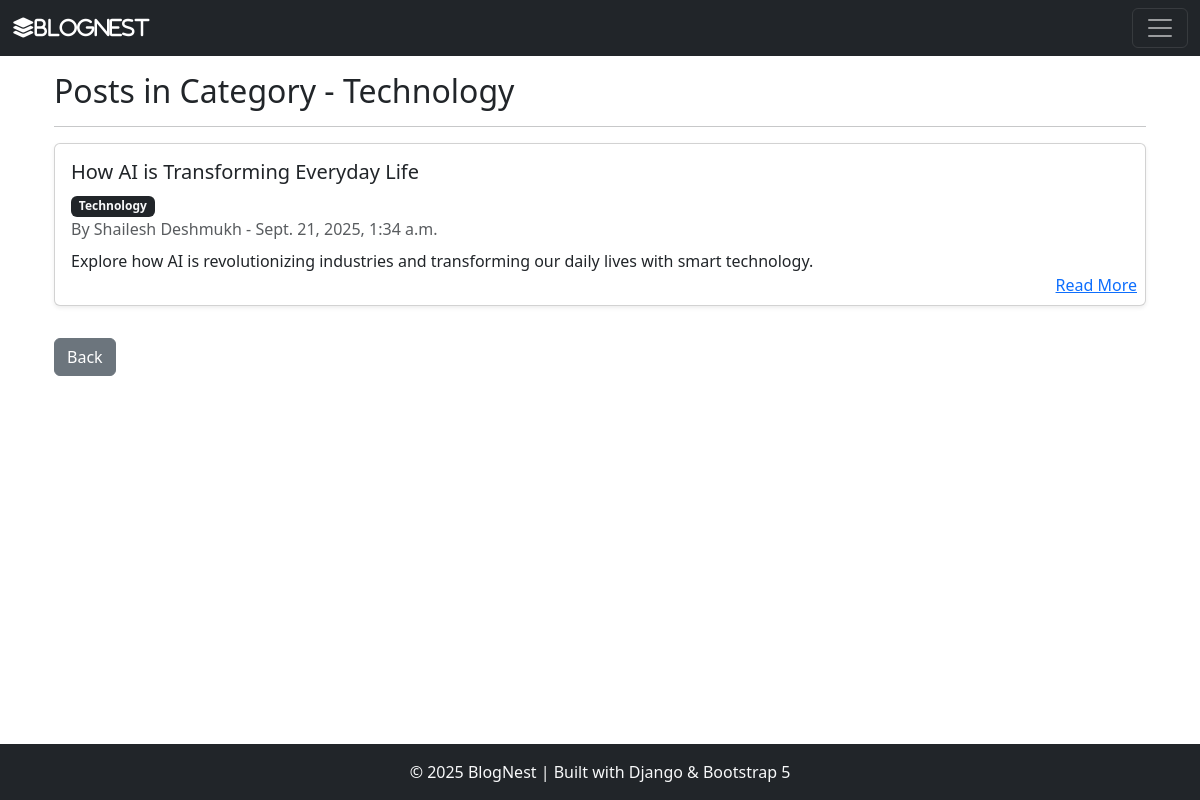
The page /category/technology/ on the database its author committed.
### theblog/models.py (models this page shows, shortened)
class Category(models.Model):
    name = models.CharField(max_length=100, unique=True)
    slug = models.SlugField(unique=True, blank=True)

class Post(models.Model):
    title = models.CharField(max_length=255)
    header_image = models.ImageField(null=True, blank=True, upload_to="images/")
    title_tag = models.CharField(max_length=255)
    author = models.ForeignKey(User,on_delete=models.CASCADE)
    body = CKEditor5Field(blank=True, null=True)
    posted_at = models.DateTimeField(auto_now_add=True)
    category = models.ForeignKey(Category, on_delete=models.CASCADE, related_name="posts", null=True, blank=True)
    snippet = models.CharField(max_length=255)
    likes = models.ManyToManyField(User,related_name='blog_posts')

### theblog/views.py (the view)
# urls.py: path('category/<slug:slug>/', CategoryView.as_view(), name='category_posts'),
class CategoryView(ListView):
    model = Post
    template_name = 'categories.html'
    context_object_name = 'posts'
    def get_queryset(self):
        return Post.objects.filter(category__slug=self.kwargs['slug'])
    def get_context_data(self, **kwargs):
        context = super().get_context_data(**kwargs)
        context['category'] = Category.objects.get(slug=self.kwargs['slug'])
        return context

### theblog/templates/categories.html (shortened to what this page needs)
{% extends "base.html" %}
{% block content %}
<br>
<div class="container my-4">
  <h2>Posts in Category - {{ category.name|title }}</h2>
  <hr>
  <div class="row g-3">
    {% for post in posts %}
    <div class="col-12">
      <div class="card mb-3 shadow-sm">
        <div class="card-body position-relative">
          <h5 class="card-title text-dark">{{ post.title }}</h5>
          {% if post.category %}
            <span class="badge bg-dark text-light">{{ post.category.name }}</span>
          {% else %}
            <span class="badge bg-dark text-light">Uncategorized</span>
          {% endif %}
          <p class="text-muted mb-2">
            By {{ post.author.first_name|title }} {{ post.author.last_name|title }} - {{ post.posted_at }}
          </p>
          <p class="card-text text-dark">{{ post.snippet }}</p>
          <div class="position-absolute bottom-0 end-0 p-2 text-end">
            <a href="{% url 'article_detail' post.pk %}" class="text-primary">Read More</a>
          </div>
        </div>
      </div>
    </div>
    {% empty %}
      <p>No posts in this category yet.</p>
    {% endfor %}
  </div>
  <a href="{% url 'home' %}" class="btn btn-secondary mt-3">Back</a>
</div>
{% endblock content %}

### theblog/templates/base.html (style rules this page uses)
html, body { height: 100%; }
.d-flex-column { display: flex; flex-direction: column; min-height: 100vh; }

### rows shown on the page
Category: name "Technology"
Post: title "How AI is Transforming Everyday Life", category.name "Technology", author.first_name "Shailesh", author.last_name "Deshmukh", posted_at "Sept. 21, 2025, 1:34 a.m.", snippet "Explore how AI is revolutionizing industries and transforming our daily lives with smart technology."
